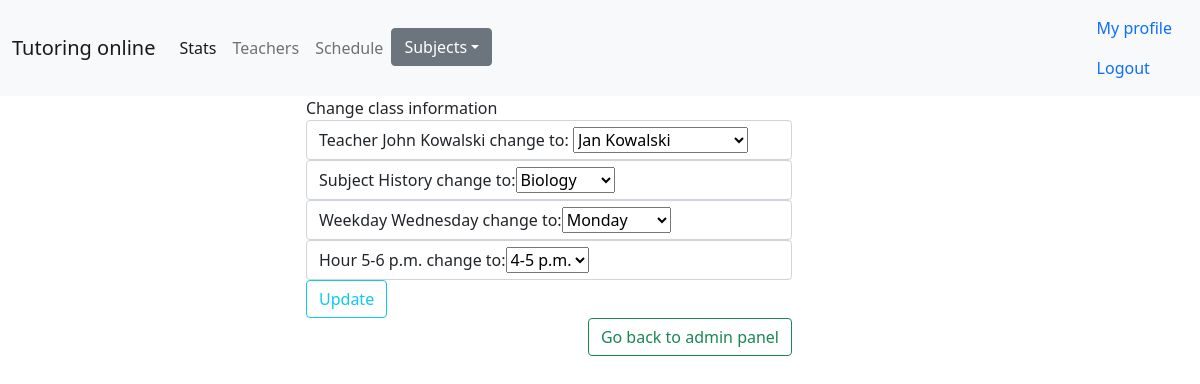
/class_change?class_id=1 (signed in), run on the app's committed database.
### app/__init__.py (models this page shows, shortened)
class User(db.Model, UserMixin):
	__tablename__ = "user"
	id = db.Column(db.Integer, primary_key=True)
	email = db.Column(db.String(120), unique=True, nullable=False)
	password = db.Column(db.String(60), nullable=False)

class Teacher(User):
	__tablename__ = "teachers"
	id = db.Column(db.Integer, db.ForeignKey('user.id'), primary_key=True)
	first_name = db.Column(db.String)
	last_name = db.Column(db.String)
	university = db.Column(db.String)
	subjects = db.Column(db.String)
	major = db.Column(db.String)

class Classes(db.Model):
	__tablename__ = "classes"
	id = db.Column(db.Integer, primary_key=True)
	weekday = db.Column(db.String)
	subject = db.Column(db.String)
	teacher_id = db.Column(db.ForeignKey('teachers.id'))
	hour = db.Column(db.String)
	students = db.relationship("Student", secondary=association_class_student_table, backref=db.backref('classes_assigned',
	                                                                                                      lazy='dynamic'))

### app/admin_routes.py (the view, shortened to what this page needs)
@app.route('/class_change', methods=['GET', 'POST'])
@is_admin()
def update_class():
	class_id = request.args.get('class_id')
	classes = Classes.query.filter_by(id=class_id).first()
	teacher = Teacher.query.filter_by(id=classes.teacher_id).first()
	form = UpdateClass()
	form.teacher_id.choices = [(t.id, (t.first_name + " " + t.last_name)) for t in Teacher.query.all()]
	return render_template('class_change.html', form=form, classes=classes, teacher=teacher)

### app/forms.py
class UpdateClass(FlaskForm):
	teacher_id = SelectField(coerce=int, validators=[DataRequired()])
	subject = SelectField("Subjects", choices=['Biology', 'Chemistry', 'History'], validators=[DataRequired()])
	weekday = SelectField("Day of the class", choices=['Monday', 'Tuesday', 'Wednesday', 'Thursday', 'Friday'], validators=[DataRequired()])
	hour = SelectField("Time of class", choices=["4-5 p.m.", "5-6 p.m.", "6-7 p.m."])
	submit = SubmitField('Update')

### app/admin_decorator.py (called while the page is built)
def is_admin():
	def decorator(func):
		@wraps(func)
		def wrapper(*args, **kwargs):
			if current_user.is_authenticated and current_user == Admin.query.filter_by(email=current_user.email).first():
				return func(*args, **kwargs)
			else:
				flash("You are not an administrator", "warning")
				return redirect(url_for("homepage"))
		return login_required(wrapper)
	return decorator

### app/forms.py (called while the page is built)
@login_manager.user_loader
def load_user(user_id):
	return User.query.get(int(user_id))

### app/templates/class_change.html (shortened to what this page needs)
<!DOCTYPE html>
{% extends "layout.html" %}
{% block content %}
<head>
</head>
<body>
<form action='' method="post">
	<div>Change class information</div>
	<fieldset>
		<div class="form-control">
			<a>Teacher</a>
			{{teacher.first_name}} {{teacher.last_name}} change to: {{form.teacher_id}}
		</div>
			<div class="form-control">
			<a>Subject</a>
			{{classes.subject}} change to:{{form.subject}}
			</div>
			<div class="form-control">
				<a>Weekday</a>
			{{classes.weekday}} change to:{{form.weekday}}
			</div>
		<div class="form-control">
				<a>Hour</a>
			{{classes.hour}} change to:{{form.hour}}
			</div>
		<div>
			{{ form.submit(class="btn btn-outline-info") }}
		</div>
	</fieldset>
</form>
					<a class=" btn btn-outline-success float-end" href="admin_panel">Go back to admin panel</a>
</body>
{% endblock content %}

### data on the page
Teacher: first_name "John", last_name "Kowalski"
Classes: subject "History", weekday "Wednesday", hour "5-6 p.m."
